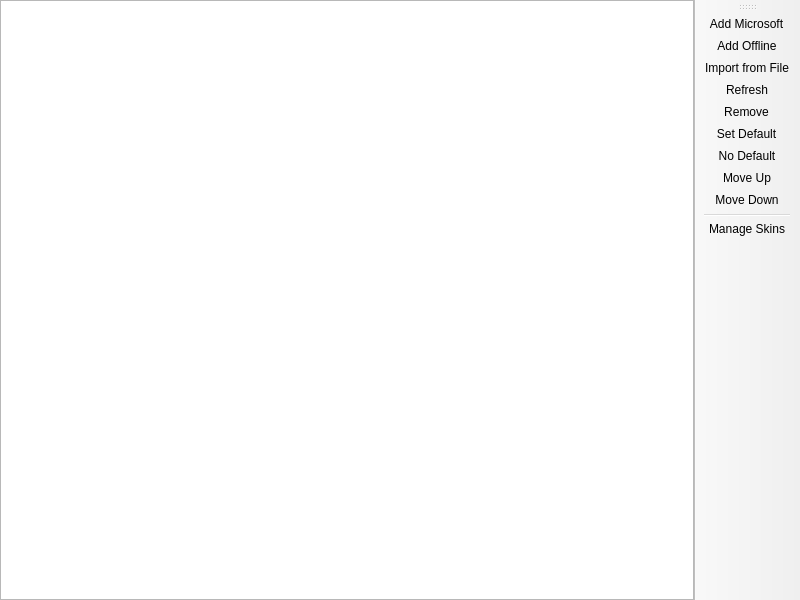
<?xml version="1.0" encoding="UTF-8"?>
<ui version="4.0">
 <class>AccountListPage</class>
 <widget class="QMainWindow" name="AccountListPage">
  <property name="geometry">
   <rect>
    <x>0</x>
    <y>0</y>
    <width>800</width>
    <height>600</height>
   </rect>
  </property>
  <widget class="QWidget" name="centralwidget">
   <layout class="QHBoxLayout" name="horizontalLayout">
    <property name="leftMargin">
     <number>0</number>
    </property>
    <property name="topMargin">
     <number>0</number>
    </property>
    <property name="rightMargin">
     <number>0</number>
    </property>
    <property name="bottomMargin">
     <number>0</number>
    </property>
    <item>
     <widget class="VersionListView" name="listView">
      <property name="alternatingRowColors">
       <bool>true</bool>
      </property>
      <property name="rootIsDecorated">
       <bool>false</bool>
      </property>
      <property name="itemsExpandable">
       <bool>false</bool>
      </property>
      <property name="allColumnsShowFocus">
       <bool>true</bool>
      </property>
      <attribute name="headerStretchLastSection">
       <bool>false</bool>
      </attribute>
     </widget>
    </item>
   </layout>
  </widget>
  <widget class="WideBar" name="toolBar">
   <attribute name="toolBarArea">
    <enum>RightToolBarArea</enum>
   </attribute>
   <attribute name="toolBarBreak">
    <bool>false</bool>
   </attribute>
   <addaction name="actionAddMicrosoft"/>
   <addaction name="actionAddOffline"/>
   <addaction name="actionImport"/>
   <addaction name="actionRefresh"/>
   <addaction name="actionRemove"/>
   <addaction name="actionSetDefault"/>
   <addaction name="actionNoDefault"/>
   <addaction name="actionMoveUp"/>
   <addaction name="actionMoveDown"/>
   <addaction name="separator"/>
   <addaction name="actionManageSkins"/>
  </widget>
  <action name="actionSetDefault">
   <property name="text">
    <string>&amp;Set Default</string>
   </property>
  </action>
  <action name="actionNoDefault">
   <property name="checkable">
    <bool>true</bool>
   </property>
   <property name="text">
    <string>&amp;No Default</string>
   </property>
  </action>
  <action name="actionManageSkins">
   <property name="text">
    <string>&amp;Manage Skins</string>
   </property>
   <property name="toolTip">
    <string>Manage Skins</string>
   </property>
  </action>
  <action name="actionAddMicrosoft">
   <property name="text">
    <string>&amp;Add Microsoft</string>
   </property>
  </action>
  <action name="actionAddOffline">
   <property name="text">
    <string>Add &amp;Offline</string>
   </property>
  </action>
  <action name="actionImport">
   <property name="text">
    <string>&amp;Import from File</string>
   </property>
   <property name="toolTip">
    <string>Import accounts from another launcher's JSON file (Prism, MultiMC, Essential, Feather)</string>
   </property>
  </action>
  <action name="actionRefresh">
   <property name="text">
    <string>&amp;Refresh</string>
   </property>
   <property name="toolTip">
    <string>Refresh the account tokens</string>
   </property>
  </action>
  <action name="actionRemove">
   <property name="text">
    <string>Remo&amp;ve</string>
   </property>
  </action>
  <action name="actionMoveUp">
   <property name="text">
    <string>Move &amp;Up</string>
   </property>
  </action>
  <action name="actionMoveDown">
   <property name="text">
    <string>Move &amp;Down</string>
   </property>
  </action>
 </widget>
 <customwidgets>
  <customwidget>
   <class>VersionListView</class>
   <extends>QTreeView</extends>
   <header>ui/widgets/VersionListView.h</header>
  </customwidget>
  <customwidget>
   <class>WideBar</class>
   <extends>QToolBar</extends>
   <header>ui/widgets/WideBar.h</header>
  </customwidget>
 </customwidgets>
 <resources/>
 <connections/>
</ui>
